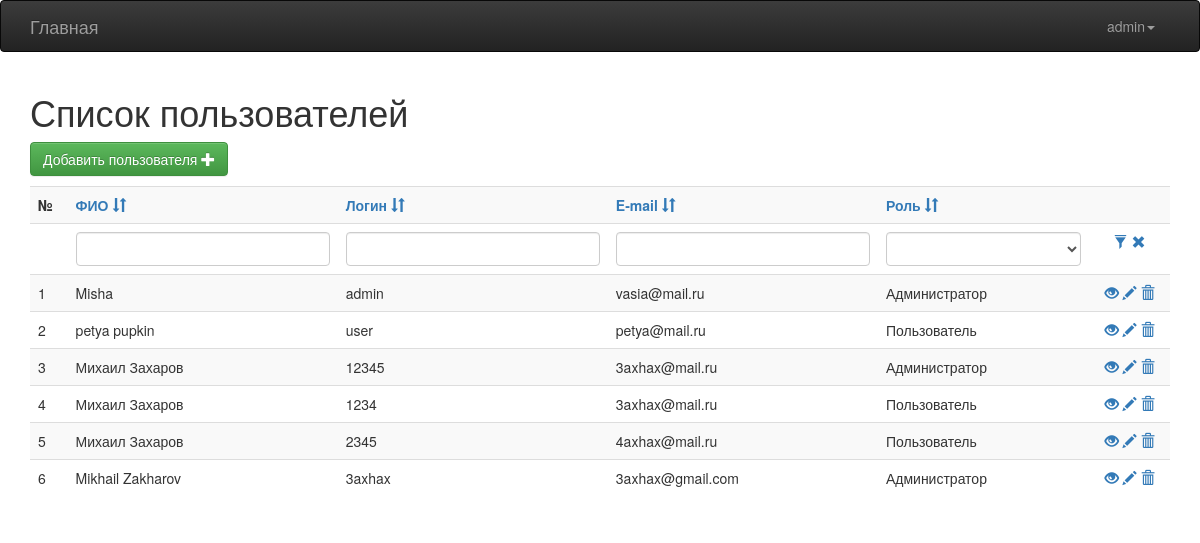
Page /user (signed in) on the committed database.
### tables this page shows
CREATE TABLE `user` (
  `id` int(11) NOT NULL,
  `login` varchar(255) NOT NULL,
  `password` varchar(255) NOT NULL,
  `name` varchar(255) NOT NULL,
  `email` varchar(255) NOT NULL,
  `role` varchar(1) NOT NULL
);

### config/routes.php (called while the page is built)
<?php
return array(
    'user/view/([0-9]+)' => 'user/view/$1',
    'user/edit/([0-9]+)' => 'user/edit/$1',
    'user/delete/([0-9]+)' => 'user/delete/$1',
    'user/create' => 'user/create',
    'user/sort' => 'user/list',
    'user' => 'user/list',
    'login' => 'login/index',
    'logout' => 'login/logout',
);

### controllers/SiteController.php (called while the page is built, shortened)
<?php
class SiteController
{
    public static function render($views, $params=[])
    {
        extract($params);
        include_once(ROOT. '/config/headlink.php');
        include_once(ROOT. '/views/main/head.php');
        include_once(ROOT . '/views/'.$views.'.php');
        include_once(ROOT. '/config/footerlink.php');
        return true;
    }
}

### controllers/UserController.php (called while the page is built, shortened)
<?php
include_once ROOT. '/models/User.php';
include_once ROOT. '/controllers/SiteController.php';
class UserController extends SiteController
{
    public function actionList($par = false)
    {
        $user = new User();
        $users = $user->getUserList();
        return $this->render('user/list',['users' => $users, 'sortrules' => $user->sortrules, 'filter' => $user->filter]);
    }
}

### index.php (called while the page is built, shortened)
<?php
require_once(ROOT.'/components/Router.php');
$router = new Router();
$router->run();

### models/User.php (called while the page is built, shortened)
<?php
class User
{
    public $sortrules = ['id' => 'ASC'];
    public $filter = [  'name' => '',
                        'login' => '',
                        'email' => '',
                        'role' => ''];
    public function getUserList()
    {
        $db = Db::getConnection();
        $userList = array();
        $sql = 'SELECT * FROM user WHERE ';
        foreach ($this->filter as $field => $value)
        {
            $sql .= '`'.$field . '` LIKE "%' . $value . '%" AND ';
        }
        $sql = substr($sql,0,-4);
        $sql .= 'ORDER BY '.key($this->sortrules).' '.current($this->sortrules);
        $result = $db->query($sql);
        $i = 0;
        while($row = $result->fetch()) {
            $userList[$i]['id'] = $row['id'];
            $userList[$i]['login'] = $row['login'];
            $userList[$i]['password'] = $row['password'];
            $userList[$i]['name'] = $row['name'];
            $userList[$i]['email'] = $row['email'];
            $userList[$i]['role'] = $row['role'];
            $i++;
        }
        return $userList;
    }
}

### views/user/list.php (the view, shortened to what this page needs)
<h1><?=static::$title?></h1>
<?php if($_SESSION['user']['role'] == 'a'):?>
    <p>
        <a href="/user/create" class="btn btn-success">Добавить пользователя <span class="glyphicon glyphicon-plus"></span></a>
    </p>
<?php endif;?>
<table class="table table-striped table-hover">
    <tr>
        <th>№</th>
        <th><a href="/user/sort/name_<?=((key($sortrules) == 'name') && (current($sortrules) == 'ASC')) ? 'd' : 'up'?>">ФИО <span class="glyphicon glyphicon-sort<?=(key($sortrules) == 'name') ? (current($sortrules) == 'ASC') ? '-by-attributes' : '-by-attributes-alt' : ''?>"></span></a></th>
        <th><a href="/user/sort/login_<?=((key($sortrules) == 'login') && (current($sortrules) == 'ASC')) ? 'd' : 'up'?>">Логин <span class="glyphicon glyphicon-sort<?=(key($sortrules) == 'login') ? (current($sortrules) == 'ASC') ? '-by-attributes' : '-by-attributes-alt' : ''?>"></span></a></th>
        <th><a href="/user/sort/email_<?=((key($sortrules) == 'email') && (current($sortrules) == 'ASC')) ? 'd' : 'up'?>">E-mail <span class="glyphicon glyphicon-sort<?=(key($sortrules) == 'email') ? (current($sortrules) == 'ASC') ? '-by-attributes' : '-by-attributes-alt' : ''?>"></span></a></th>
        <th><a href="/user/sort/role_<?=((key($sortrules) == 'role') && (current($sortrules) == 'ASC')) ? 'd' : 'up'?>">Роль <span class="glyphicon glyphicon-sort<?=(key($sortrules) == 'role') ? (current($sortrules) == 'ASC') ? '-by-attributes' : '-by-attributes-alt' : ''?>"></span></a></th>
        <th></th>
    </tr>
    <form name="filter" action="/user" method="post">
    <tr>
        <th></th>
        <th><input type="text" class="form-control filter" name="name" value="<?=$filter['name']?>"></th>
        <th><input type="text" class="form-control filter" name="login" value="<?=$filter['login']?>"></th>
        <th><input type="text" class="form-control filter" name="email" value="<?=$filter['email']?>"></th>
        <th>
            <select class="form-control filter" name="role" onchange="document.forms['filter'].submit()">
                <option value></option>
                <option value="a" <?=($filter['role'] == 'a') ? 'selected' :''?>>Администратор</option>
            </select>
        </th>
        <th class="text-center">
            <a title="Применить фильтр" onclick="document.forms['filter'].submit()"><span class="glyphicon glyphicon-filter"></span></a><button type="submit" hidden></button>
            <a title="Очистить" onclick="$('.filter').val(''); document.forms['filter'].submit()"><span class="glyphicon glyphicon-remove"></span></a>
        </th>
    </tr>
    </form>
    <?php
    $i = 0;
    foreach ($users as $user):?>
        <tr>
            <td>
                <?=++$i?>
            </td>
            <td>
                <?=$user['name']?>
            </td>
            <td>
                <?=$user['login']?>
            </td>
            <td>
                <?=$user['email']?>
            </td>
            <td>
                <?php
                    switch ($user['role']){
                        case 'a':
                            echo 'Администратор';
                            break;
                        case 'u':
                            echo 'Пользователь';
                            break;
                    }
                ?>
            </td>
            <td class="text-center">
                <a href="/user/view/<?=$user['id']?>" title="Просмотр"><span class="glyphicon glyphicon-eye-open"></span></a>
                <a href="/user/edit/<?=$user['id']?>" title="Редактировать"><span class="glyphicon glyphicon-pencil"></span></a>
                <a href="/user/delete/<?=$user['id']?>" title="Удалить" onclick="return confirm('Действительно удалить пользователя <?=$user['login']?>')"><span class="glyphicon glyphicon-trash"></span></a>
            </td>
        </tr>
    <?php endforeach;?>
</table>

### components/Router.php (shortened to what this page needs)
<?php
class Router
{
    private $routes;
    public function __construct()
    {
        $routesPath = ROOT.'/config/routes.php';
        $this->routes = include($routesPath);
    }
    private function getURI()
    {
        if (!empty($_SERVER['REQUEST_URI'])) {
            return trim($_SERVER['REQUEST_URI'], '/');
        }
    }
    public function run()
    {
        $uri = $this->getURI();
        foreach ($this->routes as $uriPattern => $path) {
            if(preg_match("~$uriPattern~", $uri)) {
                $internalRoute = preg_replace("~$uriPattern~", $path, $uri);
                $segments = explode('/', $internalRoute);
                $controllerName = array_shift($segments).'Controller';
                $actionName = 'action'.ucfirst((array_shift($segments)));
                $parameters = $segments;
                $controllerObject = new $controllerName;
                $result = call_user_func_array(array($controllerObject, $actionName), $parameters);
                if ($result != null) {
                    break;
                }
            }
        }
    }
}

### config/headlink.php (shortened to what this page needs)
<!doctype html>
<html>
<head>
    <link href="/lib/css/bootstrap.min.css" rel="stylesheet">
    <link href="/lib/css/bootstrap-theme.min.css" rel="stylesheet">
</head>
<body>

### views/main/head.php (shortened to what this page needs)
<div class="wrap">
<div class="navbar navbar-inverse" role="navigation">
    <div class="container">
        <div class="navbar-header">
            <a class="navbar-brand" href="/">Главная</a>
        </div>
        <div class="collapse navbar-collapse">
            <ul class="navbar-nav navbar-right nav">
                <?php if (isset($_SESSION['user'])):?>
                    <li class="dropdown">
                    <a class="dropdown-toggle" href="#" data-toggle="dropdown"><?=$_SESSION['user']['login']?><b class="caret"></b></a>
                        </li>
                <?php endif;?>
            </ul>
        </div>
    </div>
</div>
<div class="container">

### config/footerlink.php (shortened to what this page needs)
</body>
</html>

### rows in the picture
user: name "Misha", login "admin", email "vasia@mail.ru", role "Администратор"
user: name "petya pupkin", login "user", email "petya@mail.ru", role "Пользователь"
user: name "Михаил Захаров", login "12345", email "3axhax@mail.ru", role "Администратор"
user: name "Михаил Захаров", login "1234", email "3axhax@mail.ru", role "Пользователь"
user: name "Михаил Захаров", login "2345", email "4axhax@mail.ru", role "Пользователь"
user: name "Mikhail Zakharov", login "3axhax", email "3axhax@gmail.com", role "Администратор"
